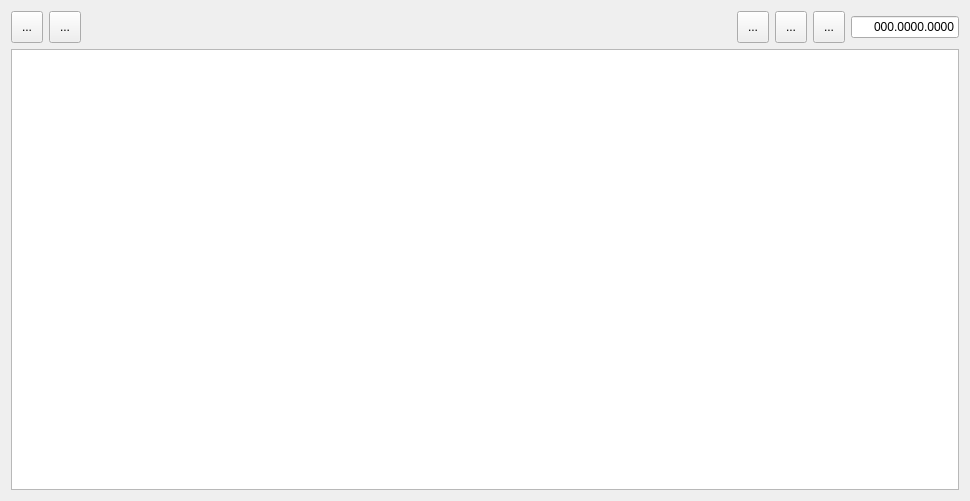
<?xml version="1.0" encoding="UTF-8"?>
<ui version="4.0">
 <class>Form</class>
 <widget class="QWidget" name="Form">
  <property name="geometry">
   <rect>
    <x>0</x>
    <y>0</y>
    <width>970</width>
    <height>501</height>
   </rect>
  </property>
  <property name="windowTitle">
   <string>Form</string>
  </property>
  <layout class="QVBoxLayout" name="verticalLayout">
   <item>
    <layout class="QHBoxLayout" name="horizontalLayout">
     <item>
      <widget class="QToolButton" name="open_button">
       <property name="enabled">
        <bool>true</bool>
       </property>
       <property name="minimumSize">
        <size>
         <width>32</width>
         <height>32</height>
        </size>
       </property>
       <property name="toolTip">
        <string>Загрузить данные</string>
       </property>
       <property name="text">
        <string>...</string>
       </property>
       <property name="iconSize">
        <size>
         <width>32</width>
         <height>32</height>
        </size>
       </property>
      </widget>
     </item>
     <item>
      <widget class="QToolButton" name="delete_button">
       <property name="minimumSize">
        <size>
         <width>32</width>
         <height>32</height>
        </size>
       </property>
       <property name="text">
        <string>...</string>
       </property>
       <property name="iconSize">
        <size>
         <width>32</width>
         <height>32</height>
        </size>
       </property>
      </widget>
     </item>
     <item>
      <spacer name="horizontalSpacer">
       <property name="orientation">
        <enum>Qt::Horizontal</enum>
       </property>
       <property name="sizeHint" stdset="0">
        <size>
         <width>40</width>
         <height>20</height>
        </size>
       </property>
      </spacer>
     </item>
     <item>
      <widget class="QToolButton" name="update_button">
       <property name="minimumSize">
        <size>
         <width>32</width>
         <height>32</height>
        </size>
       </property>
       <property name="toolTip">
        <string>Обновить</string>
       </property>
       <property name="text">
        <string>...</string>
       </property>
       <property name="iconSize">
        <size>
         <width>32</width>
         <height>32</height>
        </size>
       </property>
      </widget>
     </item>
     <item>
      <widget class="QToolButton" name="filter_button">
       <property name="minimumSize">
        <size>
         <width>32</width>
         <height>32</height>
        </size>
       </property>
       <property name="toolTip">
        <string>Фильтрация</string>
       </property>
       <property name="text">
        <string>...</string>
       </property>
       <property name="iconSize">
        <size>
         <width>32</width>
         <height>32</height>
        </size>
       </property>
      </widget>
     </item>
     <item>
      <widget class="QToolButton" name="search_button">
       <property name="minimumSize">
        <size>
         <width>32</width>
         <height>32</height>
        </size>
       </property>
       <property name="toolTip">
        <string>Поиск</string>
       </property>
       <property name="text">
        <string>...</string>
       </property>
       <property name="iconSize">
        <size>
         <width>32</width>
         <height>32</height>
        </size>
       </property>
      </widget>
     </item>
     <item>
      <widget class="QLineEdit" name="search_edit">
       <property name="sizePolicy">
        <sizepolicy hsizetype="Minimum" vsizetype="Fixed">
         <horstretch>0</horstretch>
         <verstretch>0</verstretch>
        </sizepolicy>
       </property>
       <property name="minimumSize">
        <size>
         <width>50</width>
         <height>0</height>
        </size>
       </property>
       <property name="inputMask">
        <string>000.0000.0000</string>
       </property>
       <property name="text">
        <string>000.0000.0000</string>
       </property>
       <property name="alignment">
        <set>Qt::AlignRight|Qt::AlignTrailing|Qt::AlignVCenter</set>
       </property>
      </widget>
     </item>
    </layout>
   </item>
   <item>
    <widget class="QTableWidget" name="table">
     <property name="autoScroll">
      <bool>true</bool>
     </property>
     <property name="selectionBehavior">
      <enum>QAbstractItemView::SelectRows</enum>
     </property>
     <property name="verticalScrollMode">
      <enum>QAbstractItemView::ScrollPerPixel</enum>
     </property>
     <property name="rowCount">
      <number>0</number>
     </property>
     <property name="columnCount">
      <number>0</number>
     </property>
     <attribute name="horizontalHeaderCascadingSectionResizes">
      <bool>false</bool>
     </attribute>
     <attribute name="horizontalHeaderStretchLastSection">
      <bool>true</bool>
     </attribute>
     <attribute name="verticalHeaderVisible">
      <bool>true</bool>
     </attribute>
    </widget>
   </item>
  </layout>
 </widget>
 <resources/>
 <connections/>
</ui>
